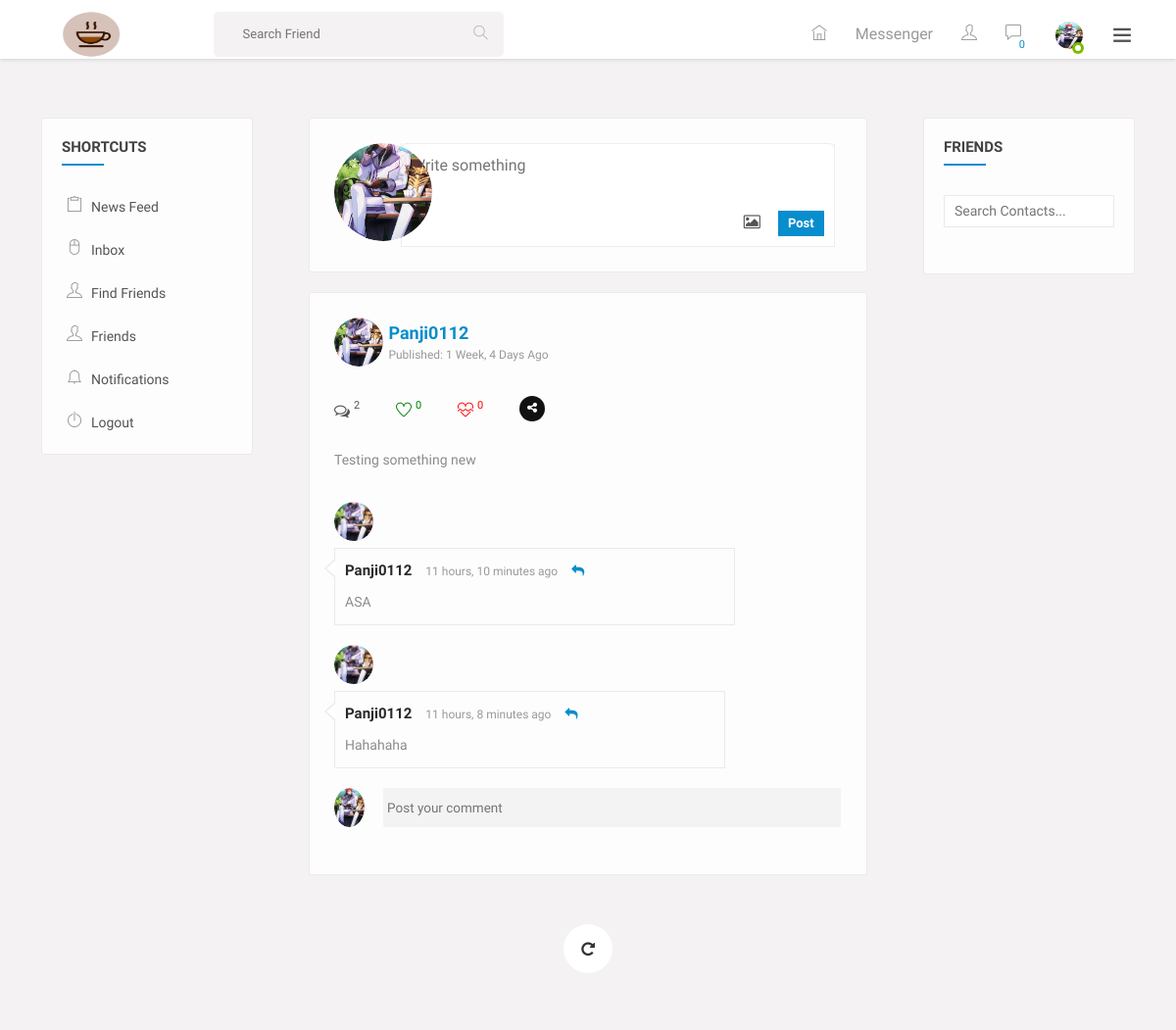
The page / (signed in, upper part) on the database as committed earlier.
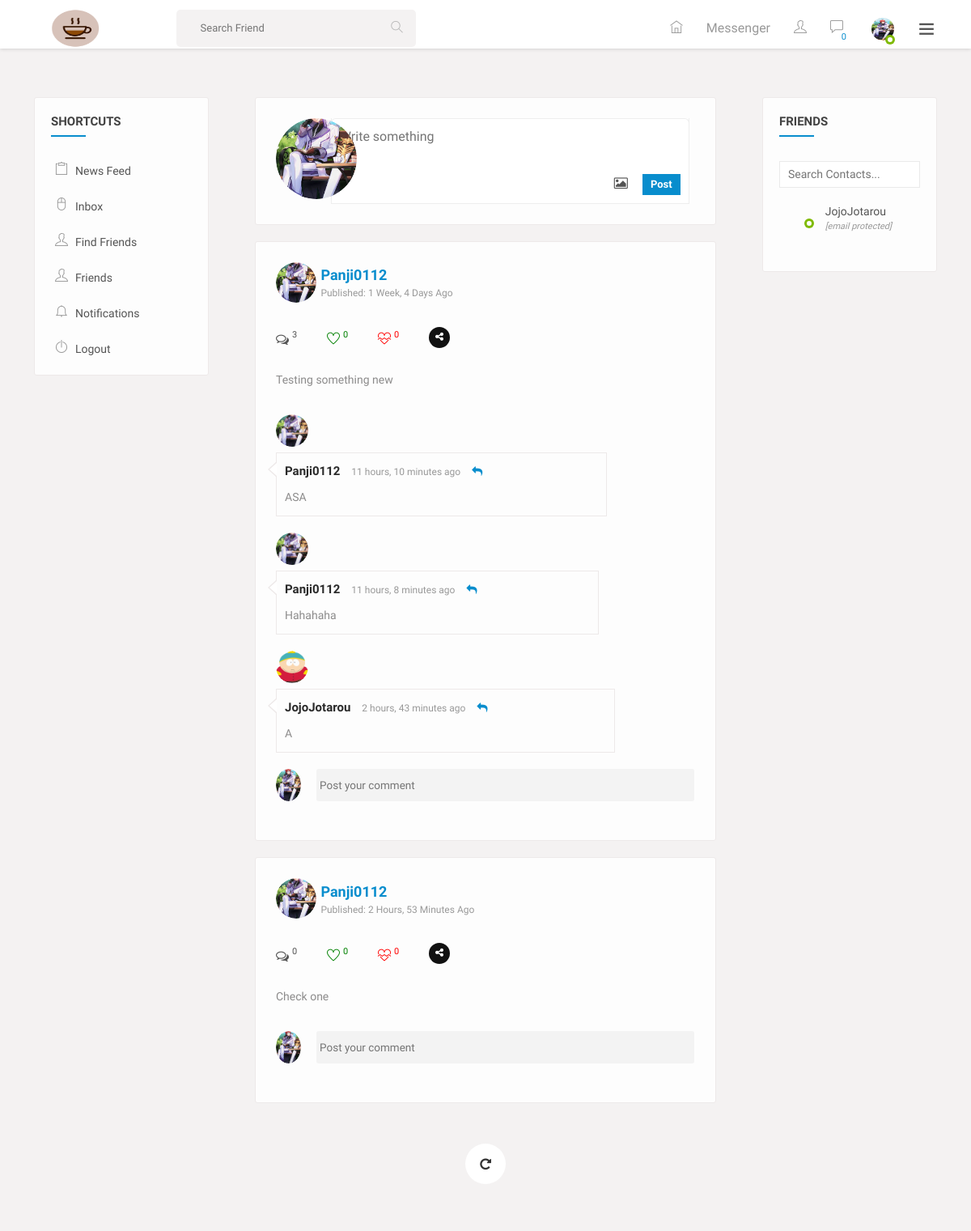
The same page on the database as committed later.
### newsfeed/models.py (models this page shows)
class Post(models.Model):
    user = models.ForeignKey(User, on_delete=models.CASCADE, related_name="posts")
    body = models.TextField()
    image = models.ImageField(upload_to='posts/img/', default='posts/img/Blank.jpg')
    created_at = models.DateTimeField(default=now)
    likes = models.ManyToManyField(User, related_name="liked_posts", blank=True)
    dislikes = models.ManyToManyField(User, related_name="disliked_posts", blank=True)
    @property
    def likes_count(self):
        return self.likes.count()
    @property
    def dislikes_count(self):
        return self.dislikes.count()

class Comment(models.Model):
    post = models.ForeignKey(Post, on_delete=models.CASCADE, related_name="comments")
    user = models.ForeignKey(User, on_delete=models.CASCADE)
    content = models.TextField()
    created_at = models.DateTimeField(default=now)

### userprofile/models.py (models this page shows)
class Profile(models.Model):
    user = models.OneToOneField(User, on_delete=models.DO_NOTHING, related_name='profile')
    profile_image = models.ImageField(upload_to='avatars', default='avatars/guest.png')
    cover_image = models.ImageField(upload_to='avatars', default='avatars/cover.png')
    phone = models.CharField(max_length=20, blank=True)
    city = models.CharField(max_length=20, blank=True)
    country = models.CharField(max_length=20, blank=True)

### accounts/models.py (models this page shows, shortened)
class User(AbstractUser):
    username = models.CharField(
        'username',
        max_length=50,
        unique=True,
        help_text='50 characters atau kurang. Letters, digits and @/./+/-/_ only.',
        error_messages={
            'unique': "Sudah ada nama akun yang sama bro.",
        },
    )
    email = models.EmailField(unique=True, blank=False,
                              error_messages={
                                  'unique': "udah ada email akun yang sama bro.",
                              })
    gender = models.CharField(max_length=20)
    status = models.BooleanField(default=False)
    about = models.TextField(blank=True)
    USERNAME_FIELD = "email"
    REQUIRED_FIELDS = ["username", "gender"]

### friends/models.py (models this page shows)
class Friend(models.Model):
    user = models.ForeignKey(User, on_delete=models.CASCADE)  # who sent the request
    friend = models.ForeignKey(User, on_delete=models.CASCADE, related_name='friends')  # who will receive the request
    status = models.CharField(max_length=20, default='requested')
    created_at = models.DateTimeField(default=now)

### core/views.py (the view)
# urls.py: 2. Add a URL to urlpatterns:  path('', views.home, name='home')
def home(request):
    if not request.user.is_authenticated:
        return redirect(reverse_lazy('accounts:login'))
    friends_one = Friend.objects.filter(friend=request.user).filter(status='friend')
    friends_two = Friend.objects.filter(user=request.user).filter(status='friend')
    friends_list_one = list(friends_one.values_list('user_id', flat=True))
    friends_list_two = list(friends_two.values_list('friend_id', flat=True))
    friends_list_id = friends_list_one + friends_list_two + [request.user.id]
    friends = friends_one.union(friends_two)
    posts = Post.objects.filter(user__in=friends_list_id)
    return render(request, 'home.html', {'posts': posts, 'friends': friends})

### templates/home.html (shortened to what the changed rows need)
{% extends 'base.html' %}
{% load static %}
{% block content %}
    <section>
        <div class="gap gray-bg">
            <div class="container-fluid">
                <div class="row">
                    <div class="col-lg-12">
                        <div class="row" id="page-contents">
                            <div class="col-lg-6">
                                <div class="loadMore">
                                    {% for post in posts %}
                                        <div class="central-meta item">
                                            <div class="user-post">
                                                <div class="friend-info">
                                                    <figure>
                                                        {% if post.user.profile.profile_image.url %}
                                                            <div class="image-container" style="width: 50px; height: 50px; position: relative; overflow: hidden; border-radius: 50%;">
                                                                <img src="{{ post.user.profile.profile_image.url }}" alt="" style="object-fit: cover; width: 100%; height: 100%; position: absolute; top: 50%; left: 50%; transform: translate(-50%, -50%);">
                                                            </div>
                                                        {% endif %}
                                                    </figure>
                                                    <div class="friend-name">
                                                        <ins><a href="{% url 'profile:user-timeline' post.user.username %}" title="">{{ post.user.username }}</a></ins>
                                                        <span>published: {{ post.created_at|timesince }} ago</span>
                                                    </div>
                                                    <div class="post-meta">
                                                        <div class="we-video-info">
                                                            <ul>
                                                                <li>
                                                                    <span class="comment" data-toggle="tooltip" title="Comments">
                                                                        <i class="fa fa-comments-o"></i>
                                                                        <ins>{{ post.comments.count }}</ins>
                                                                    </span>
                                                                </li>
                                                                <li>
                                                                    <span class="like" data-toggle="tooltip" title="like">
                                                                        <i class="ti-heart"></i>
                                                                        <ins id="likes-count-{{ post.id }}">{{ post.likes_count }}</ins>
                                                                    </span>
                                                                </li>
                                                                <li>
                                                                    <span class="dislike" data-toggle="tooltip" title="dislike">
                                                                        <i class="ti-heart-broken"></i>
                                                                        <ins id="dislikes-count-{{ post.id }}">{{ post.dislikes_count }}</ins>
                                                                    </span>
                                                                </li>
                                                                <li class="social-media">
                                                                    <div class="menu">
                                                                        <div class="btn trigger"><i class="fa fa-share-alt"></i></div>
                                                                        <div class="rotater">
                                                                        </div>
                                                                        <div class="rotater">
                                                                        </div>
                                                                        <div class="rotater">
                                                                        </div>
                                                                        <div class="rotater">
                                                                        </div>
                                                                        <div class="rotater">
                                                                        </div>
                                                                        <div class="rotater">
                                                                        </div>
                                                                        <div class="rotater">
                                                                        </div>
                                                                        <div class="rotater">
                                                                        </div>
                                                                    </div>
                                                                </li>
                                                            </ul>
                                                        </div>
                                                        <div class="description">
                                                            <p>{{ post.body }}</p>
                                                        </div>
                                                    </div>
                                                </div>
                                                <div class="coment-area">
                                                    <ul class="we-comet">
                                                        {% for comment in post.comments.all %}
                                                            <li>
                                                                <div class="comet-avatar">
                                                                    {% if comment.user.profile.profile_image.url %}
                                                                        <div class="image-container" style="width: 40px; height: 40px; position: relative; overflow: hidden; border-radius: 50%;">
                                                                            <img src="{{ comment.user.profile.profile_image.url }}" alt="" style="object-fit: cover; width: 100%; height: 100%; position: absolute; top: 50%; left: 50%; transform: translate(-50%, -50%);">
                                                                        </div>
                                                                    {% endif %}
                                                                </div>
                                                                <div class="we-comment">
                                                                    <div class="coment-head">
                                                                        <h5><a href="#" title="">{{ comment.user.username }}</a></h5>
                                                                        <span>{{ comment.created_at|timesince }} ago</span>
                                                                        <a class="we-reply" href="#" title="Reply"><i class="fa fa-reply"></i></a>
                                                                    </div>
                                                                    <p>{{ comment.content }}</p>
                                                                </div>
                                                            </li>
                                                        {% endfor %}
                                                        <li class="post-comment">
                                                            <div class="comet-avatar">
                                                                <img src="{{ request.user.profile.profile_image.url }}" alt="">
                                                            </div>
                                                            <div class="post-comt-box">
                                                                <form method="post" id="comment-form" action="{% url 'newsfeed:comment-create' post.id %}">
                                                                    <input placeholder="Post your comment" name="content">
                                                                </form>
                                                            </div>
                                                        </li>
                                                    </ul>
                                                </div>
                                            </div>
                                        </div>
                                    {% endfor %}
                                </div>
                            </div>
                            <div class="col-lg-3">
                                <aside class="sidebar static">
                                    <div class="widget friend-list stick-widget">
                                        <ul id="people-list" class="friendz-list">
                                            {% for friend in friends %}
                                                <li>
                                                    <figure>
                                                        <span class="status f-online"></span>
                                                    </figure>
                                                    <div class="friendz-meta">
                                                        <a href="time-line.html">{{ friend.user.username }}</a>
                                                        <i><a href="https://wpkixx.com/cdn-cgi/l/email-protection" class="__cf_email__" data-cfemail="07706e6973627574686b63627547606a666e6b2964686a">[email&#160;protected]</a></i>
                                                    </div>
                                                </li>
                                            {% endfor %}
                                        </ul>
                                    </div>
                                </aside>
                            </div>
                        </div>
                    </div>
                </div>
            </div>
        </div>
    </section>
{% endblock %}

Rows that differ between the two databases and show on the page:
computed for Post "Testing something new": comments.count "2" → "3"
added Comment: user.profile.profile_image (picture), user.username "JojoJotarou", created_at "2 hours, 43 minutes", content "A", shown under Post "Testing something new"
added Post: user.profile.profile_image (picture), user.username "Panji0112", created_at "2 Hours, 53 Minutes", comments.count "0", likes_count "0", dislikes_count "0", body "Check one"
added Friend: user.username "JojoJotarou"
